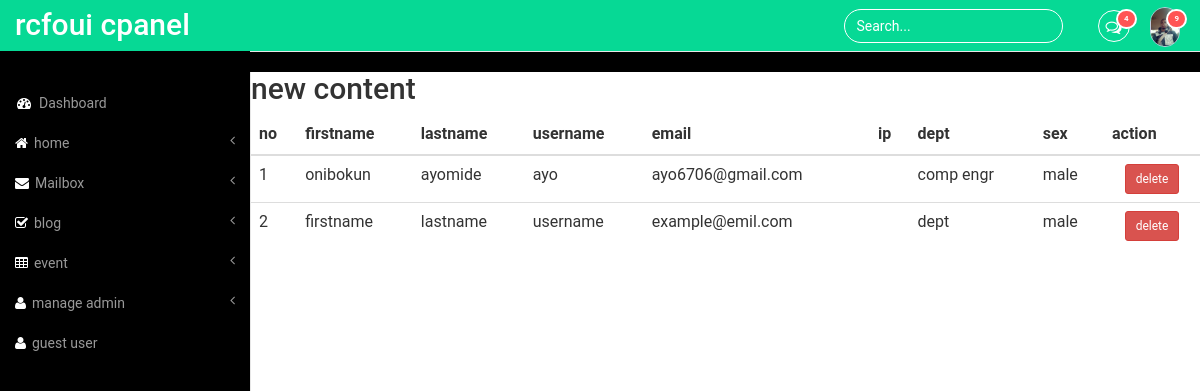
The app's page /php/guest.php (signed in) with its own data.
### tables this page shows
CREATE TABLE `guestusers` (
  `id` int(11) NOT NULL,
  `first_name` text NOT NULL,
  `last_name` text NOT NULL,
  `username` varchar(11) NOT NULL,
  `email` text NOT NULL,
  `password` varchar(100) NOT NULL,
  `ip` varchar(100) NOT NULL,
  `dept` text NOT NULL,
  `sex` varchar(11) NOT NULL
);

### php/guest.php (the view, shortened to what this page needs)
<?php
include 'db.php';
?>
<!DOCTYPE html>
<html>
<head>
	<?php
	include '../include/adminnavbar.php';
	?>
	<h2>new content</h2>
	<div class="table-responsive">
  				<table class="table">
  				<thead>
			<th>no</th>
			<th>firstname</th>
			<th>lastname</th>
			<th>username</th>
			<th>email</th>
			<th>ip</th>
			<th>dept</th>
			<th>sex</th>
			<th>action</th>
		</thead>
		<?php
		$sql="SELECT * FROM guestusers";
		if ($result = mysqli_query($conn, $sql)){
			while ($row=mysqli_fetch_assoc($result)) {
				echo "<tr>
					<td>".$row['id']."</td>
					<td>".$row['first_name']."</td>
					<td>".$row['last_name']."</td>
					<td>".$row['username']."</td>
					<td>".$row['email']."</td>
					<td>".$row['ip']."</td>
					<td>".$row['dept']."</td>
					<td>".$row['sex']."</td>
					<td align='center'>
						<a class='btn btn-sm btn-danger' href='blog.php?epr=delete&id=".$row['id']."'>delete</a>
					</td>
				</tr>";
			}}
		?>
		</table>
		</div>
	</div>
	</div>
</body>
</html>

### php/style.css (style rules this page uses)
html, body { font-family: 'Roboto', sans-serif; font-size: 100%; background: #000; overflow-x: hidden; }

### php/responsive.css (style rules this page uses)
@media only screen and (min-width: 320px) { table { width: 100%; } }

### records on screen
guestusers: id "1", first_name "onibokun", last_name "ayomide", username "ayo", email "ayo6706@gmail.com", dept "comp engr", sex "male"
guestusers: id "2", first_name "firstname", last_name "lastname", username "username", email "example@emil.com", dept "dept", sex "male"
